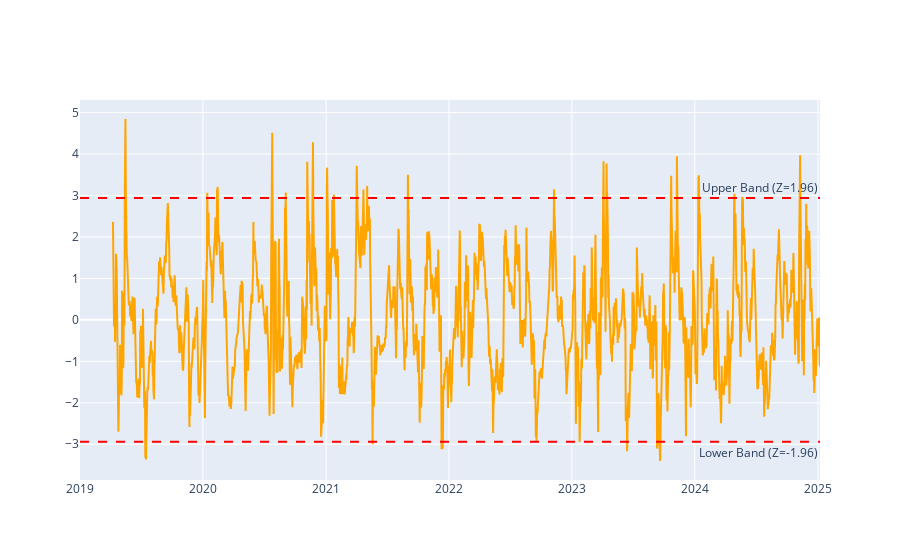

Notebook source saved alongside this figure:
### Code cell
fig3 = go.Figure()

# Add Z-Score trace
fig3.add_trace(go.Scatter(x=data.index, y=data["Z-Score"], mode="lines", name="Z-Score", line=dict(color="orange")))

# Add UPPER and LOWER band lines
fig3.add_hline(y=UPPER, line_dash="dash", line_color="red", annotation_text="Upper Band (Z=1.96)", annotation_position="top right")
fig3.add_hline(y=LOWER, line_dash="dash", line_color="red", annotation_text="Lower Band (Z=-1.96)", annotation_position="bottom right")

fig3.show()

### Figure 1 — Plotly figure (JSON) as saved in the notebook; plotly's stock layout.template omitted (floating-point values rounded to 4 significant figures; data arrays with more than 128 entries replaced by an {"elided": "..."} marker saying what was removed)
{"data": [{"line": {"color": "orange"}, "mode": "lines", "name": "Z-Score", "type": "scatter", "x": {"elided": "2199 str values"}, "y": {"elided": "2199 float values"}}], "layout": {"annotations": [{"showarrow": false, "text": "Upper Band (Z=1.96)", "x": 1, "xanchor": "right", "xref": "x domain", "y": 2.94, "yanchor": "bottom", "yref": "y"}, {"showarrow": false, "text": "Lower Band (Z=-1.96)", "x": 1, "xanchor": "right", "xref": "x domain", "y": -2.94, "yanchor": "top", "yref": "y"}], "autosize": true, "shapes": [{"line": {"color": "red", "dash": "dash"}, "type": "line", "x0": 0, "x1": 1, "xref": "x domain", "y0": 2.94, "y1": 2.94, "yref": "y"}, {"line": {"color": "red", "dash": "dash"}, "type": "line", "x0": 0, "x1": 1, "xref": "x domain", "y0": -2.94, "y1": -2.94, "yref": "y"}], "xaxis": {"autorange": true, "range": ["2019-01-01", "2025-01-07"], "type": "date"}, "yaxis": {"autorange": true, "range": [-3.863, 5.303], "type": "linear"}}}
